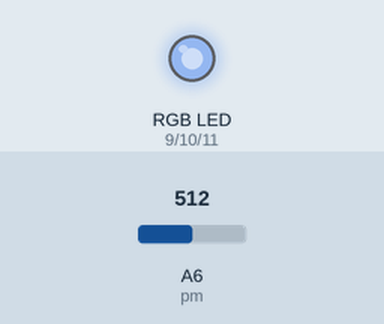
Simulated run of this sketch. Board: Arduino Nano, built with avr-gcc and run on an emulated ATmega328P. On the bench: an RGB LED mixed from three pins (HIGH = lit). The inputs (shaded band) are chosen by the test bench; at power-on: A6 (pm) = 512. Dim RGB values are drawn brighter than linear.

Above: at 1.2 s.
1.3 s: A6 (pm) set to 716
At 2.5 s:
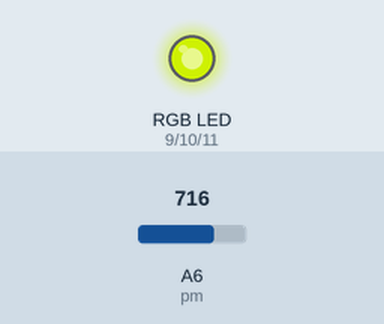
2.8 s: A6 (pm) set to 900
At 4.0 s:
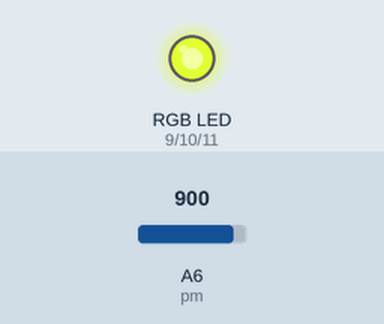
4.3 s: A6 (pm) set to 1023
At 4.8 s:
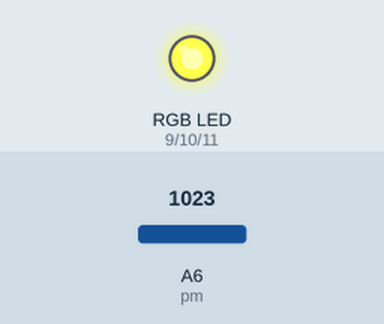
5.8 s: A6 (pm) set to 306
At 6.3 s:
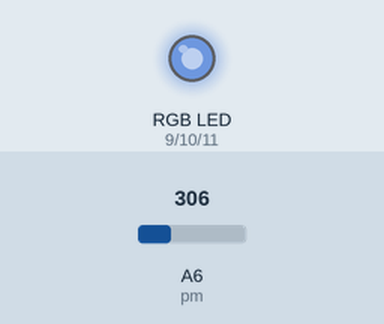
7.3 s: A6 (pm) set to 122
At 8.3 s:
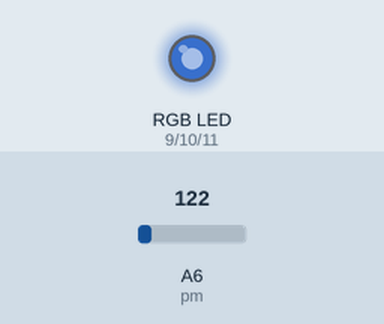
Timing chart, 0 to 9.8 s (numbered marks = the images above; inputs shaded):
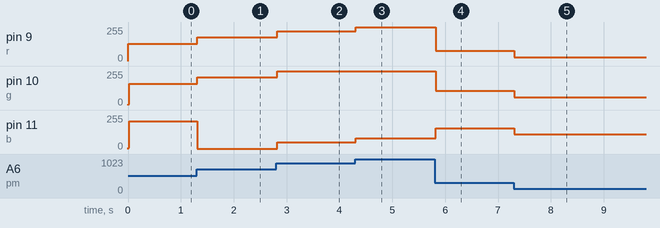

The sketch:

rgb_Intensity.ino
```cpp
/*
    Author: Dharm Vashisth
    Description: Controlling intensity of RGB LEd's using Potentiometer.
*/
int r=9,g=10,b=11,pm=A6;
int c,c2,c3,val;
void setup() {
  // put your setup code here, to run once:
  pinMode(r,OUTPUT);
  pinMode(g,OUTPUT);
  pinMode(b,OUTPUT);
  pinMode(pm,INPUT);

}

void loop() {
  // put your main code here, to run repeatedly:
  val=analogRead(pm);
  c=val/4;  //we can also use map().
  c2=c2?c+30:5;
  c3=c3?c+80:10;

  analogWrite(r,c);
  analogWrite(g,c2);
  analogWrite(b,c3);
  delay(20);

}
```

Measured:
- after the input at 1.3 s, pin 9 (r): 128/255 → 179/255 at once; pin 10 (g): 158/255 → 209/255 at once; pin 11 (b): 208/255 → 3/255 at once
- after the input at 2.8 s, pin 9 (r): 179/255 → 225/255 at once; pin 10 (g): 209/255 → 255/255 at once; pin 11 (b): 3/255 → 49/255 at once
- after the input at 4.3 s, pin 9 (r): 225/255 → 255/255 at once; pin 11 (b): 49/255 → 79/255 at once
- after the input at 5.8 s, pin 9 (r): 255/255 → 76/255 at once; pin 10 (g): 255/255 → 106/255 at once; pin 11 (b): 79/255 → 156/255 at once
- after the input at 7.3 s, pin 9 (r): 76/255 → 30/255 at once; pin 10 (g): 106/255 → 60/255 at once; pin 11 (b): 156/255 → 110/255 at once
